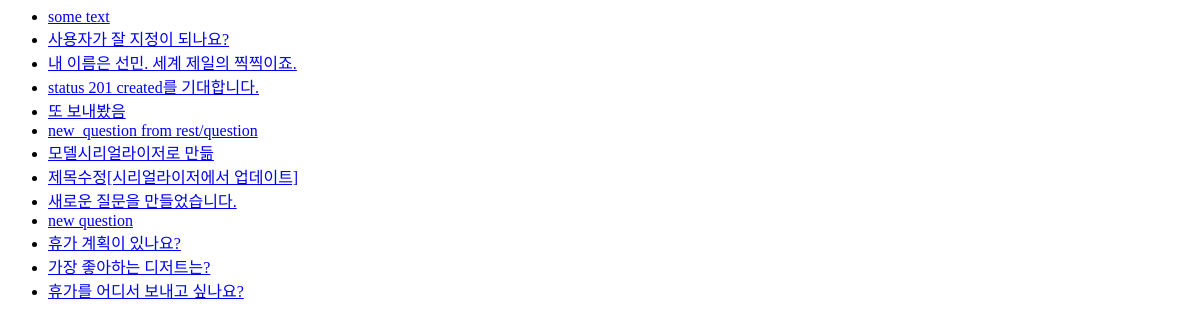
/polls/, run on an earlier commit of the app's database.
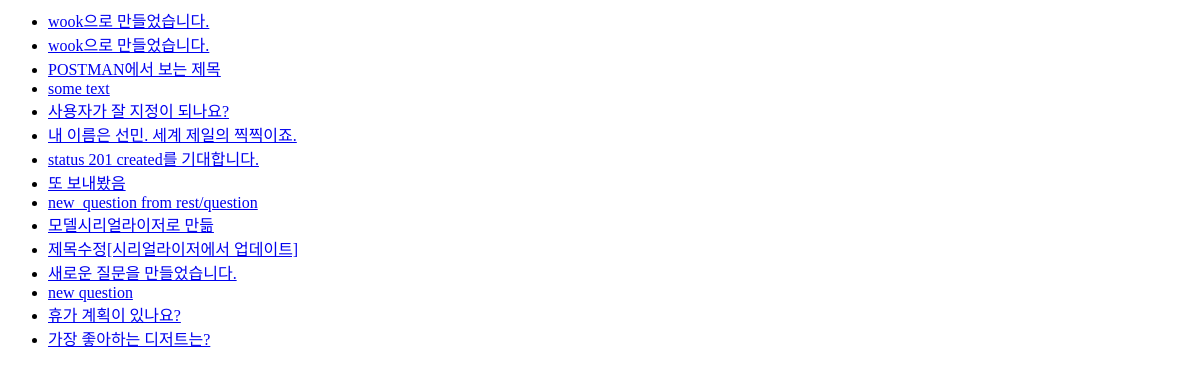
And on a later commit of the database.
### polls/models.py (models this page shows, shortened)
class Question(models.Model):
    question_text = models.CharField(max_length=200, verbose_name='질문')
    pub_date = models.DateTimeField(auto_now_add=True, verbose_name='생성일')
    owner = models.ForeignKey('auth.user', related_name="questions", on_delete=models.CASCADE, null=True)

### polls/views.py (the view)
# urls.py: path('', views.index, name='index'),
def index(request):
    latest_question_list = Question.objects.order_by('-pub_date')[:15]
    context = {'questions': latest_question_list}
    return render(request, 'polls/index.html', context)

### polls/templates/polls/index.html
{% if questions %}
<ul>
    {% for question in questions %}
    <li><a href="{% url 'polls:detail' question.id %}">{{question.question_text}}</a></li>
    {% endfor %}
</ul>
{% else %}
<p>no questions</p>
{% endif %}

What changed in the data, as far as the page shows it:
no longer on this page (row unchanged): Question: question_text "휴가를 어디서 보내고 싶나요?"
added Question: question_text "wook으로 만들었습니다."
added Question: question_text "wook으로 만들었습니다."
added Question: question_text "POSTMAN에서 보는 제목"
